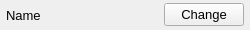
<?xml version="1.0" encoding="UTF-8"?>
<ui version="4.0">
 <class>FileDisplayAndChooser</class>
 <widget class="QWidget" name="FileDisplayAndChooser">
  <property name="geometry">
   <rect>
    <x>0</x>
    <y>0</y>
    <width>250</width>
    <height>30</height>
   </rect>
  </property>
  <property name="minimumSize">
   <size>
    <width>250</width>
    <height>0</height>
   </size>
  </property>
  <property name="font">
   <font>
    <pointsize>10</pointsize>
   </font>
  </property>
  <property name="windowTitle">
   <string>Form</string>
  </property>
  <layout class="QHBoxLayout" name="horizontalLayout">
   <property name="leftMargin">
    <number>6</number>
   </property>
   <property name="topMargin">
    <number>3</number>
   </property>
   <property name="rightMargin">
    <number>6</number>
   </property>
   <property name="bottomMargin">
    <number>3</number>
   </property>
   <item>
    <widget class="QLabel" name="label">
     <property name="text">
      <string>Name</string>
     </property>
    </widget>
   </item>
   <item>
    <widget class="QLabel" name="fileLabel">
     <property name="sizePolicy">
      <sizepolicy hsizetype="Expanding" vsizetype="Preferred">
       <horstretch>0</horstretch>
       <verstretch>0</verstretch>
      </sizepolicy>
     </property>
     <property name="text">
      <string/>
     </property>
    </widget>
   </item>
   <item>
    <widget class="QPushButton" name="pushButton">
     <property name="text">
      <string>Change</string>
     </property>
    </widget>
   </item>
  </layout>
 </widget>
 <resources/>
 <connections/>
</ui>
